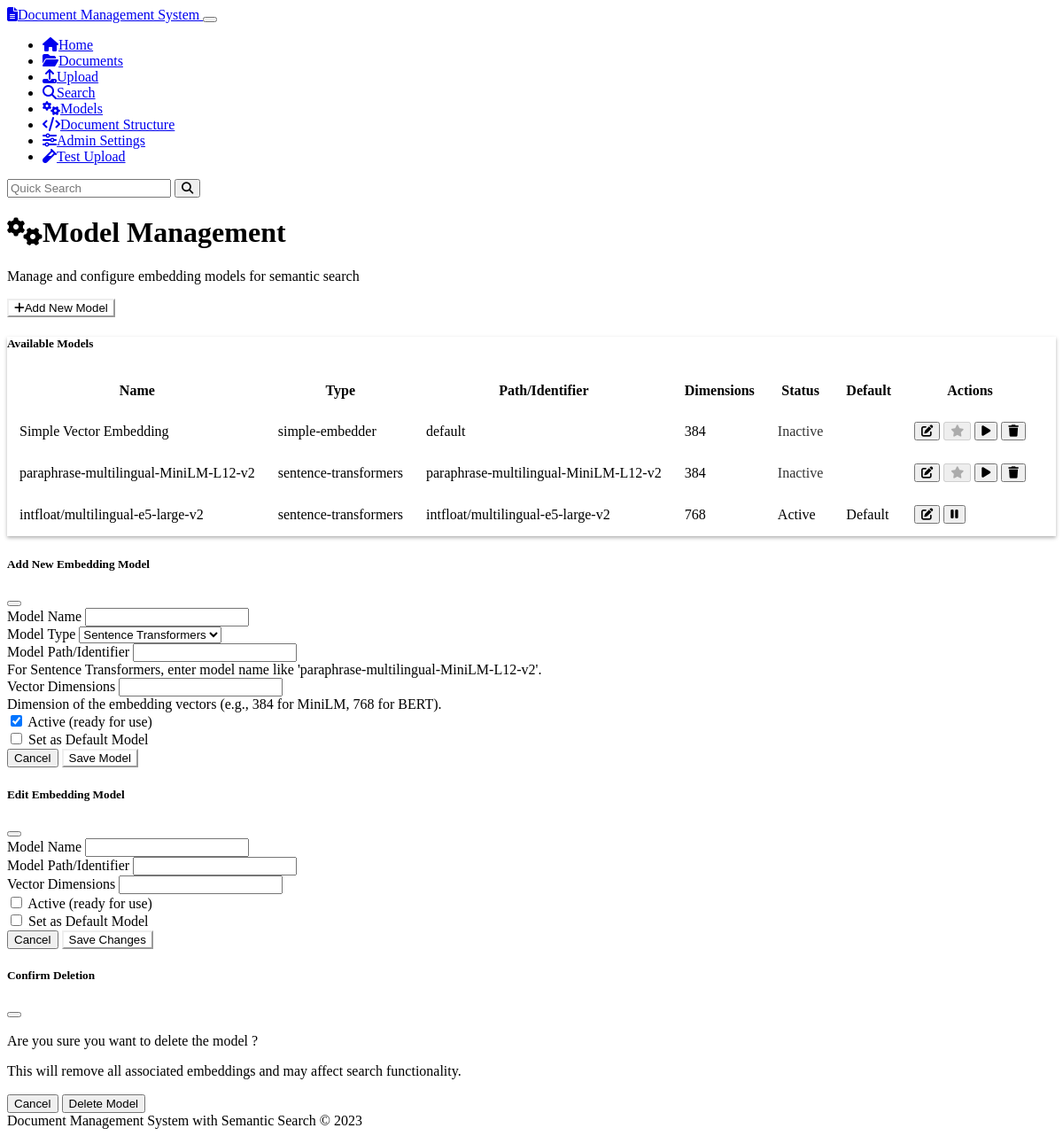
The app's page /models with its own data.
### models.py (models this page shows, shortened)
class EmbeddingModel(db.Model):
    id = db.Column(db.String(36), primary_key=True, default=lambda: str(uuid.uuid4()))
    name = db.Column(db.String(100), nullable=False, unique=True)
    model_type = db.Column(db.String(50), nullable=False)  # sentence-transformers, openai, etc.
    model_path = db.Column(db.String(255), nullable=False)  # Path or identifier for the model
    dimension = db.Column(db.Integer, nullable=False)
    is_active = db.Column(db.Boolean, default=True)
    is_default = db.Column(db.Boolean, default=False)
    config = db.Column(JSON, nullable=True)  # Additional configuration
    created_at = db.Column(db.DateTime, default=datetime.datetime.utcnow)
    embeddings = db.relationship('ChunkEmbedding', backref='model', cascade='all, delete-orphan')

### routes.py (the view)
@app.route('/models')
def model_management():
    models = EmbeddingModel.query.all()
    return render_template('model_management.html', models=models)

### templates/model_management.html (shortened to what this page needs)
{% extends 'base.html' %}
{% block content %}
<div class="row mb-4">
    <div class="col-md-6">
        <h1><i class="fas fa-cogs me-2"></i>Model Management</h1>
        <p class="text-muted">Manage and configure embedding models for semantic search</p>
    </div>
    <div class="col-md-6 text-md-end">
        <button type="button" class="btn btn-primary" data-bs-toggle="modal" data-bs-target="#addModelModal">
            <i class="fas fa-plus me-1"></i>Add New Model
        </button>
    </div>
</div>
<div class="row">
    <div class="col-12">
        <div class="card">
            <div class="card-header">
                <h5 class="mb-0">Available Models</h5>
            </div>
            <div class="table-responsive">
                <table class="table table-hover align-middle mb-0" id="models-table">
                    <thead>
                        <tr>
                            <th>Name</th>
                            <th>Type</th>
                            <th>Path/Identifier</th>
                            <th>Dimensions</th>
                            <th>Status</th>
                            <th>Default</th>
                            <th class="text-center">Actions</th>
                        </tr>
                    </thead>
                    <tbody>
                        {% for model in models %}
                            <tr data-model-id="{{ model.id }}">
                                <td>{{ model.name }}</td>
                                <td>{{ model.model_type }}</td>
                                <td>{{ model.model_path }}</td>
                                <td>{{ model.dimension }}</td>
                                <td>
                                    {% if model.is_active %}
                                        <span class="badge bg-success">Active</span>
                                    {% else %}
                                        <span class="badge bg-secondary">Inactive</span>
                                    {% endif %}
                                </td>
                                <td>
                                    {% if model.is_default %}
                                        <span class="badge bg-primary">Default</span>
                                    {% endif %}
                                </td>
                                <td>
                                    <div class="btn-group">
                                        <button type="button" class="btn btn-sm btn-outline-warning edit-model"
                                                data-model-id="{{ model.id }}" data-bs-toggle="modal" data-bs-target="#editModelModal">
                                            <i class="fas fa-edit"></i>
                                        </button>
                                        {% if not model.is_default %}
                                            <button type="button" class="btn btn-sm btn-outline-primary set-default-model"
                                                    data-model-id="{{ model.id }}" {% if not model.is_active %}disabled{% endif %}>
                                                <i class="fas fa-star"></i>
                                            </button>
                                        {% endif %}
                                        <button type="button" class="btn btn-sm btn-outline-{% if model.is_active %}secondary{% else %}success{% endif %} toggle-model-status"
                                                data-model-id="{{ model.id }}" data-current-status="{{ model.is_active|int }}">
                                            <i class="fas {% if model.is_active %}fa-pause{% else %}fa-play{% endif %}"></i>
                                        </button>
                                        {% if not model.is_default %}
                                            <button type="button" class="btn btn-sm btn-outline-danger delete-model"
                                                    data-model-id="{{ model.id }}" data-model-name="{{ model.name }}">
                                                <i class="fas fa-trash"></i>
                                            </button>
                                        {% endif %}
                                    </div>
                                </td>
                            </tr>
                        {% endfor %}
                    </tbody>
                </table>
            </div>
        </div>
    </div>
</div>
<div class="modal fade" id="addModelModal" tabindex="-1" aria-labelledby="addModelModalLabel" aria-hidden="true">
    <div class="modal-dialog modal-lg">
        <div class="modal-content">
            <div class="modal-header">
                <h5 class="modal-title" id="addModelModalLabel">Add New Embedding Model</h5>
                <button type="button" class="btn-close" data-bs-dismiss="modal" aria-label="Close"></button>
            </div>
            <div class="modal-body">
                <form id="add-model-form">
                    <div class="mb-3">
                        <label for="model-name" class="form-label">Model Name</label>
                        <input type="text" class="form-control" id="model-name" name="name" required>
                    </div>
                    <div class="mb-3">
                        <label for="model-type" class="form-label">Model Type</label>
                        <select class="form-select" id="model-type" name="model_type" required>
                            <option value="sentence-transformers">Sentence Transformers</option>
                        </select>
                    </div>
                    <div class="mb-3">
                        <label for="model-path" class="form-label">Model Path/Identifier</label>
                        <input type="text" class="form-control" id="model-path" name="model_path" required>
                        <div class="form-text">
                            For Sentence Transformers, enter model name like 'paraphrase-multilingual-MiniLM-L12-v2'.
                        </div>
                    </div>
                    <div class="mb-3">
                        <label for="model-dimension" class="form-label">Vector Dimensions</label>
                        <input type="number" class="form-control" id="model-dimension" name="dimension" required>
                        <div class="form-text">
                            Dimension of the embedding vectors (e.g., 384 for MiniLM, 768 for BERT).
                        </div>
                    </div>
                    <div class="form-check mb-3">
                        <input class="form-check-input" type="checkbox" id="model-active" name="is_active" checked>
                        <label class="form-check-label" for="model-active">
                            Active (ready for use)
                        </label>
                    </div>
                    <div class="form-check mb-3">
                        <input class="form-check-input" type="checkbox" id="model-default" name="is_default">
                        <label class="form-check-label" for="model-default">
                            Set as Default Model
                        </label>
                    </div>
                </form>
            </div>
            <div class="modal-footer">
                <button type="button" class="btn btn-secondary" data-bs-dismiss="modal">Cancel</button>
                <button type="button" class="btn btn-primary" id="save-new-model">Save Model</button>
            </div>
        </div>
    </div>
</div>
<div class="modal fade" id="editModelModal" tabindex="-1" aria-labelledby="editModelModalLabel" aria-hidden="true">
    <div class="modal-dialog modal-lg">
        <div class="modal-content">
            <div class="modal-header">
                <h5 class="modal-title" id="editModelModalLabel">Edit Embedding Model</h5>
                <button type="button" class="btn-close" data-bs-dismiss="modal" aria-label="Close"></button>
            </div>
            <div class="modal-body">
                <form id="edit-model-form">
                    <div class="mb-3">
                        <label for="edit-model-name" class="form-label">Model Name</label>
                        <input type="text" class="form-control" id="edit-model-name" name="name" required>
                    </div>
                    <div class="mb-3">
                        <label for="edit-model-path" class="form-label">Model Path/Identifier</label>
                        <input type="text" class="form-control" id="edit-model-path" name="model_path" required>
                    </div>
                    <div class="mb-3">
                        <label for="edit-model-dimension" class="form-label">Vector Dimensions</label>
                        <input type="number" class="form-control" id="edit-model-dimension" name="dimension" required>
                    </div>
                    <div class="form-check mb-3">
                        <input class="form-check-input" type="checkbox" id="edit-model-active" name="is_active">
                        <label class="form-check-label" for="edit-model-active">
                            Active (ready for use)
                        </label>
                    </div>
                    <div class="form-check mb-3">
                        <input class="form-check-input" type="checkbox" id="edit-model-default" name="is_default">
                        <label class="form-check-label" for="edit-model-default">
                            Set as Default Model
                        </label>
                    </div>
                </form>
            </div>
            <div class="modal-footer">
                <button type="button" class="btn btn-secondary" data-bs-dismiss="modal">Cancel</button>
                <button type="button" class="btn btn-primary" id="update-model">Save Changes</button>
            </div>
        </div>
    </div>
</div>
<div class="modal fade" id="deleteModelModal" tabindex="-1" aria-labelledby="deleteModelModalLabel" aria-hidden="true">
    <div class="modal-dialog">
        <div class="modal-content">
            <div class="modal-header">
                <h5 class="modal-title" id="deleteModelModalLabel">Confirm Deletion</h5>
                <button type="button" class="btn-close" data-bs-dismiss="modal" aria-label="Close"></button>
            </div>
            <div class="modal-body">
                <p>Are you sure you want to delete the model <strong id="delete-model-name"></strong>?</p>
                <p class="text-danger">This will remove all associated embeddings and may affect search functionality.</p>
            </div>
            <div class="modal-footer">
                <button type="button" class="btn btn-secondary" data-bs-dismiss="modal">Cancel</button>
                <button type="button" class="btn btn-danger" id="confirm-delete-model">Delete Model</button>
            </div>
        </div>
    </div>
</div>
{% endblock %}

### static/css/custom.css (style rules this page uses)
body { min-height: 100vh; display: flex; flex-direction: column; }
.badge.bg-secondary { opacity: 0.8; }
.card { box-shadow: 0 0.125rem 0.25rem rgba(0, 0, 0, 0.3); margin-bottom: 1.5rem; }
.card-header { font-weight: 500; }
.btn { font-weight: 500; }
.btn-primary { background-color: var(--bs-primary); border-color: var(--bs-primary); }
.table > :not(caption) > * > * { padding: 0.75rem; }
.modal-header { border-bottom: 1px solid rgba(255, 255, 255, 0.1); }
.modal-footer { border-top: 1px solid rgba(255, 255, 255, 0.1); }

### records on screen
EmbeddingModel: name "Simple Vector Embedding", model_type "simple-embedder", model_path "default", dimension "384", is_active "Inactive"
EmbeddingModel: name "paraphrase-multilingual-MiniLM-L12-v2", model_type "sentence-transformers", model_path "paraphrase-multilingual-MiniLM-L12-v2", dimension "384", is_active "Inactive"
EmbeddingModel: name "intfloat/multilingual-e5-large-v2", model_type "sentence-transformers", model_path "intfloat/multilingual-e5-large-v2", dimension "768", is_active "Active", is_default "Default"
